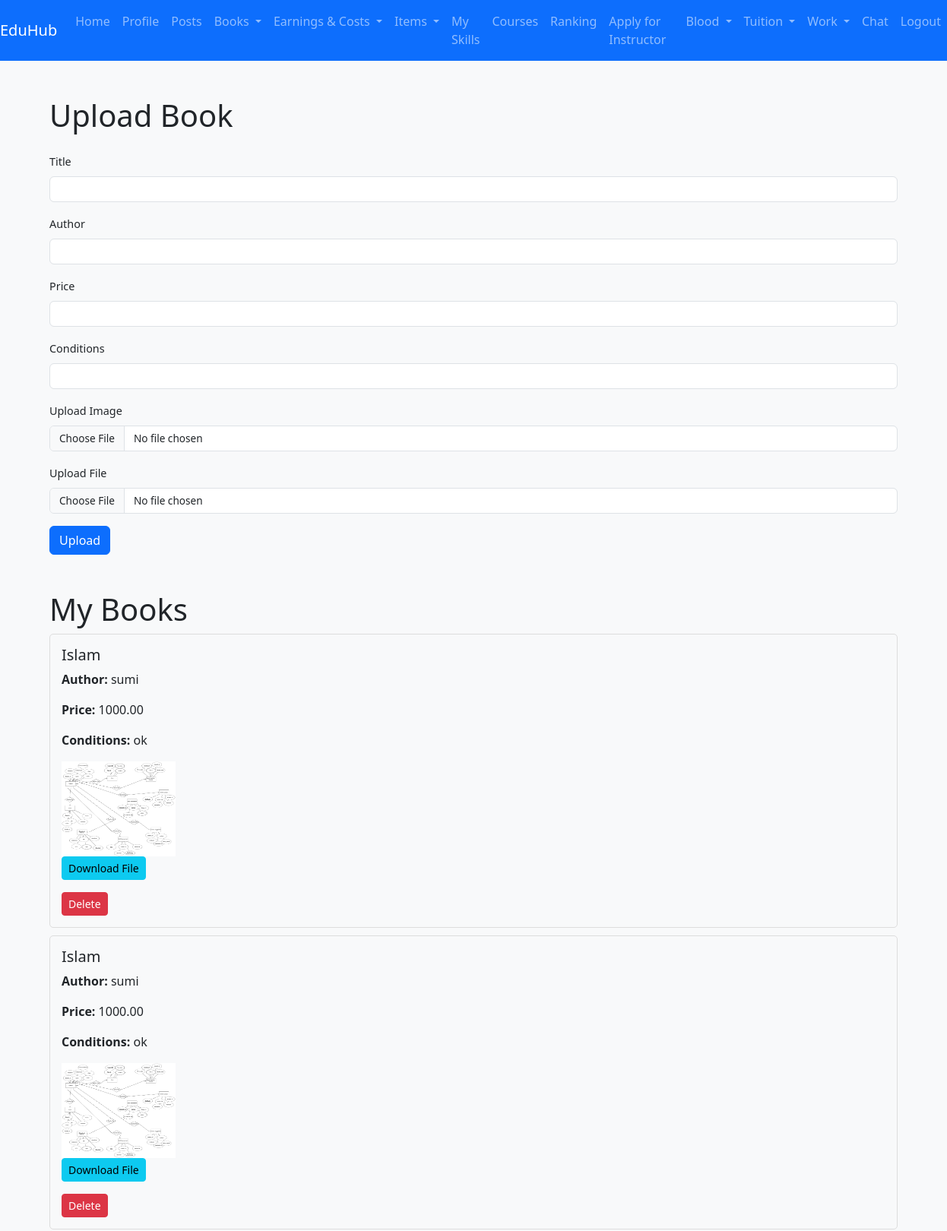
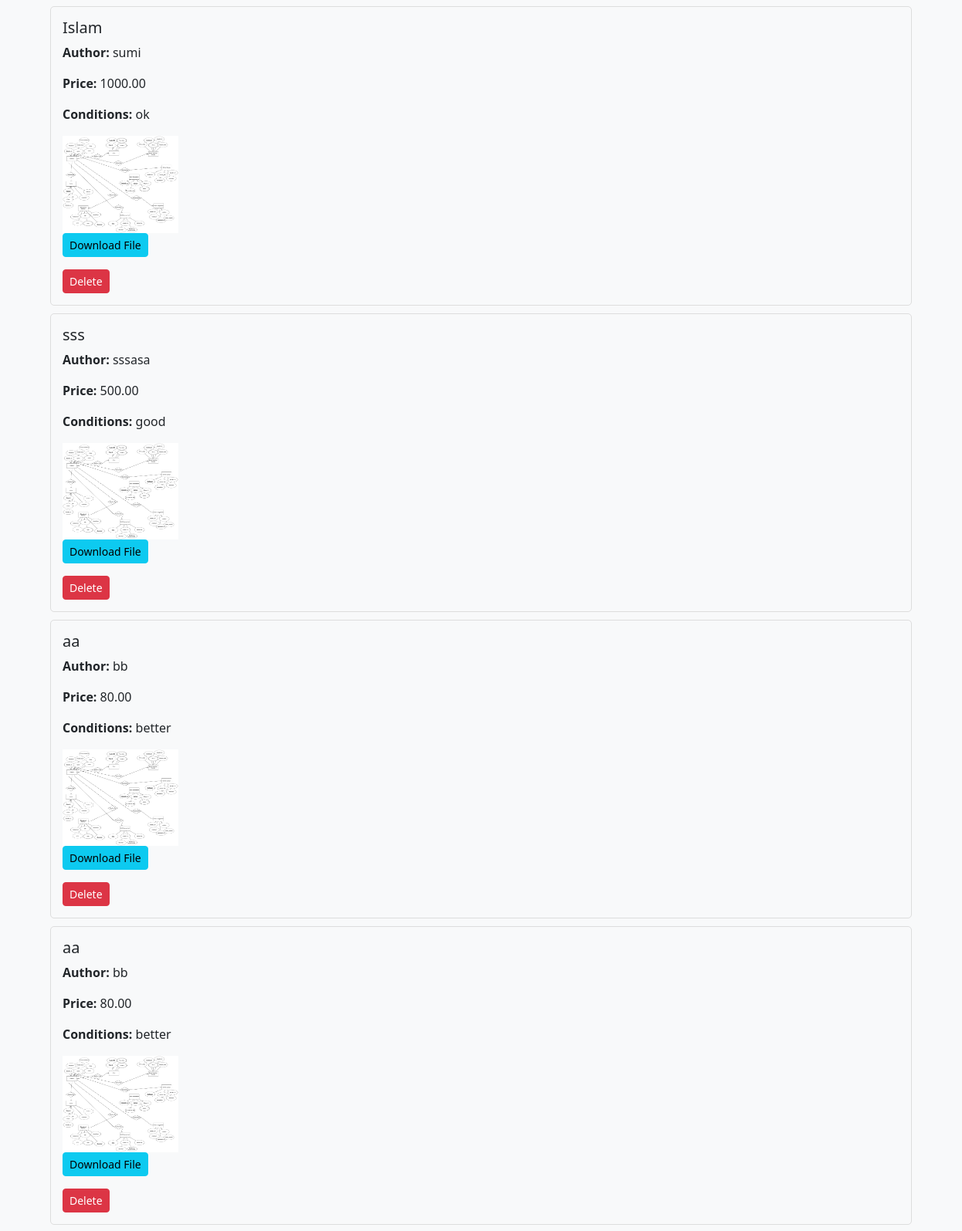
Screenshot of /adminbooks.php (upper part) with the database file from the repository (2 pictures, top to bottom).
### tables this page shows
CREATE TABLE `books` (
  `book_id` int(11) NOT NULL,
  `student_id` int(11) DEFAULT NULL,
  `title` varchar(255) DEFAULT NULL,
  `author` varchar(100) DEFAULT NULL,
  `price` decimal(10,2) DEFAULT NULL,
  `conditions` varchar(50) DEFAULT NULL,
  `image` varchar(255) DEFAULT NULL,
  `file` varchar(255) DEFAULT NULL,
  `status` enum('pending','approved','rejected') DEFAULT 'pending',
  `created_at` timestamp NOT NULL DEFAULT current_timestamp(),
  `image_path` varchar(255) DEFAULT NULL,
  `file_path` varchar(255) DEFAULT NULL,
  `issold` enum('yes','no') DEFAULT 'no'
);

### adminbooks.php (the view, shortened to what this page needs)
<?php
include 'db_connect.php';
$student_id = 1;
$sql = "SELECT * FROM books WHERE student_id = $student_id";
$result = $conn->query($sql);
?>
<!DOCTYPE html>
<html lang="en">
<head>
    <link href="https://cdn.jsdelivr.net/npm/bootstrap@5.3.0-alpha1/dist/css/bootstrap.min.css" rel="stylesheet">
</head>
<body class="bg-light">
    <?php include 'navbar.php'; ?>
    <div class="container mt-5">
        <h1 class="mb-4">Upload Book</h1>
        <form action="upload_books.php" method="post" enctype="multipart/form-data" class="mb-5">
            <div class="mb-3">
                <label for="title" class="form-label">Title</label>
                <input type="text" id="title" name="title" class="form-control" required>
            </div>
            <div class="mb-3">
                <label for="author" class="form-label">Author</label>
                <input type="text" id="author" name="author" class="form-control" required>
            </div>
            <div class="mb-3">
                <label for="price" class="form-label">Price</label>
                <input type="number" step="0.01" id="price" name="price" class="form-control" required>
            </div>
            <div class="mb-3">
                <label for="conditions" class="form-label">Conditions</label>
                <input type="text" id="conditions" name="conditions" class="form-control" required>
            </div>
            <div class="mb-3">
                <label for="image" class="form-label">Upload Image</label>
                <input type="file" id="image" name="image" class="form-control" accept="image/*">
            </div>
            <div class="mb-3">
                <label for="file" class="form-label">Upload File</label>
                <input type="file" id="file" name="file" class="form-control">
            </div>
            <button type="submit" class="btn btn-primary">Upload</button>
        </form>
        <h1>My Books</h1>
        <div class="book-list">
            <?php while ($row = $result->fetch_assoc()): ?>
                <div class="book-item">
                    <h2><?php echo htmlspecialchars($row['title']); ?></h2>
                    <p><strong>Author:</strong> <?php echo htmlspecialchars($row['author']); ?></p>
                    <p><strong>Price:</strong> <?php echo htmlspecialchars($row['price']); ?></p>
                    <p><strong>Conditions:</strong> <?php echo htmlspecialchars($row['conditions']); ?></p>
                    <?php if ($row['image_path']): ?>
                        <img src="<?php echo htmlspecialchars($row['image_path']); ?>" alt="Book Image" class="book-image">
                    <?php endif; ?>
                    <?php if ($row['file_path']): ?>
                        <p><a href="<?php echo htmlspecialchars($row['file_path']); ?>" class="btn btn-info btn-sm" download>Download File</a></p>
                    <?php endif; ?>
                    <a href="upload_books.php?delete=<?php echo $row['book_id']; ?>" class="btn btn-danger btn-sm" onclick="return confirm('Are you sure you want to delete this book?');">Delete</a>
                </div>
            <?php endwhile; ?>
        </div>
    </div>
</body>
</html>

### adminbooks.php (style rules this page uses)
.book-image { max-width: 150px; max-height: 150px; }
.form-label { font-size: 0.9rem; }
.form-control { font-size: 0.85rem; }
.book-list .book-item { border: 1px solid #ddd; padding: 15px; margin-bottom: 10px; border-radius: 5px; }
.book-list h2 { font-size: 1.25rem; }

### rows the page displays
books: title "Islam", author "sumi", price "1000.00", conditions "ok", image_path (picture)
books: title "Islam", author "sumi", price "1000.00", conditions "ok", image_path (picture)
books: title "Islam", author "sumi", price "1000.00", conditions "ok", image_path (picture)
books: title "sss", author "sssasa", price "500.00", conditions "good", image_path (picture)
books: title "aa", author "bb", price "80.00", conditions "better", image_path (picture)
books: title "aa", author "bb", price "80.00", conditions "better", image_path (picture)
